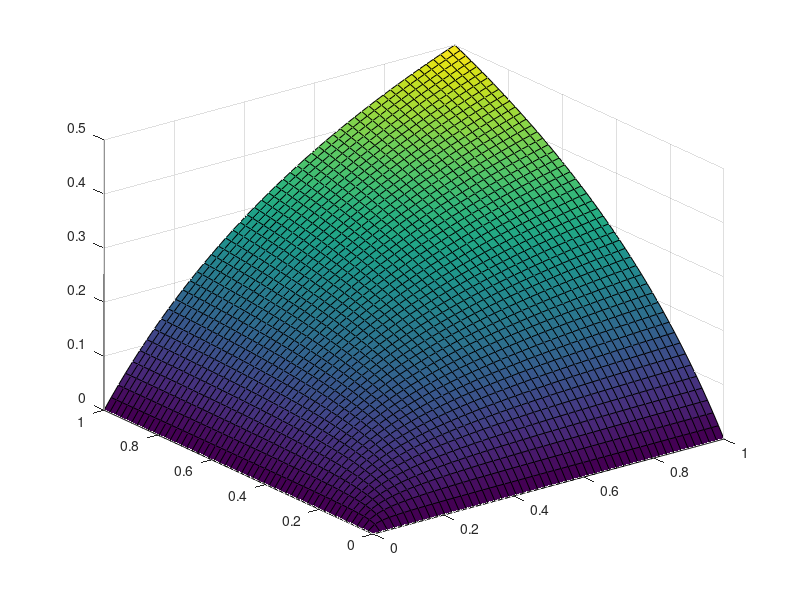

MATLAB code to generate this figure: (Note: this script raises an error after producing the figure.)
n=50;
b1 = linspace(0,1,n);
b2 = linspace(0,1,n);

[B1 B2] = meshgrid(b1, b2);
Vstar = B1.*B2./(B1+B2);
Vstar(1)=0;

figure(1)
surf(B1, B2, Vstar)
zlabel('EVPI', FontSize=16)
xlabel('\beta_1', FontSize=16)
ylabel('\beta_2', FontSize=16)
title('p = p^*', FontSize=16)


%%%%%%%%%%%%%%%%%
%%%% Fig 3
%%%%%%%%%%%%%%%%%

h = figure(3)
b2 = .1
p = linspace(0,1,n);
b1 = linspace(0,1,n);
[P B1] = meshgrid(p,b1);
pstar = b2./(B1+b2)
V = zeros(n,n)
V(P<pstar) = P(P<pstar).*B1(P<pstar)
V(P>=pstar) = (1-P(P>=pstar))*b2

subplot(1,3,1)
surf(P, B1, V)
zlim([0 0.5])
zlabel('EVPI', FontSize=16)
xlabel('p', FontSize=16)
ylabel('\beta_1', FontSize=16)
title('\beta_2 = 0.1', FontSize=16)

b2 = .5
p = linspace(0,1,n);
b1 = linspace(0,1,n);
[P B1] = meshgrid(p,b1);
pstar = b2./(B1+b2)
V = zeros(n,n)
V(P<pstar) = P(P<pstar).*B1(P<pstar)
V(P>=pstar) = (1-P(P>=pstar))*b2

subplot(1,3,2)
surf(P, B1, V)
zlim([0 0.5])
zlabel('EVPI', FontSize=16)
xlabel('p', FontSize=16)
ylabel('\beta_1', FontSize=16)
title('\beta_2 = 0.5', FontSize=16)


b2 = 1
p = linspace(0,1,n);
b1 = linspace(0,1,n);
[P B1] = meshgrid(p,b1);
pstar = b2./(B1+b2)
V = zeros(n,n)
V(P<pstar) = P(P<pstar).*B1(P<pstar)
V(P>=pstar) = (1-P(P>=pstar))*b2

subplot(1,3,3)
surf(P, B1, V)
zlim([0 0.5])
zlabel('EVPI', FontSize=16)
xlabel('p', FontSize=16)
ylabel('\beta_1', FontSize=16)
title('\beta_2 = 1', FontSize=16)


% export_fig(h)
% set(h,'PaperSize',[20 10])